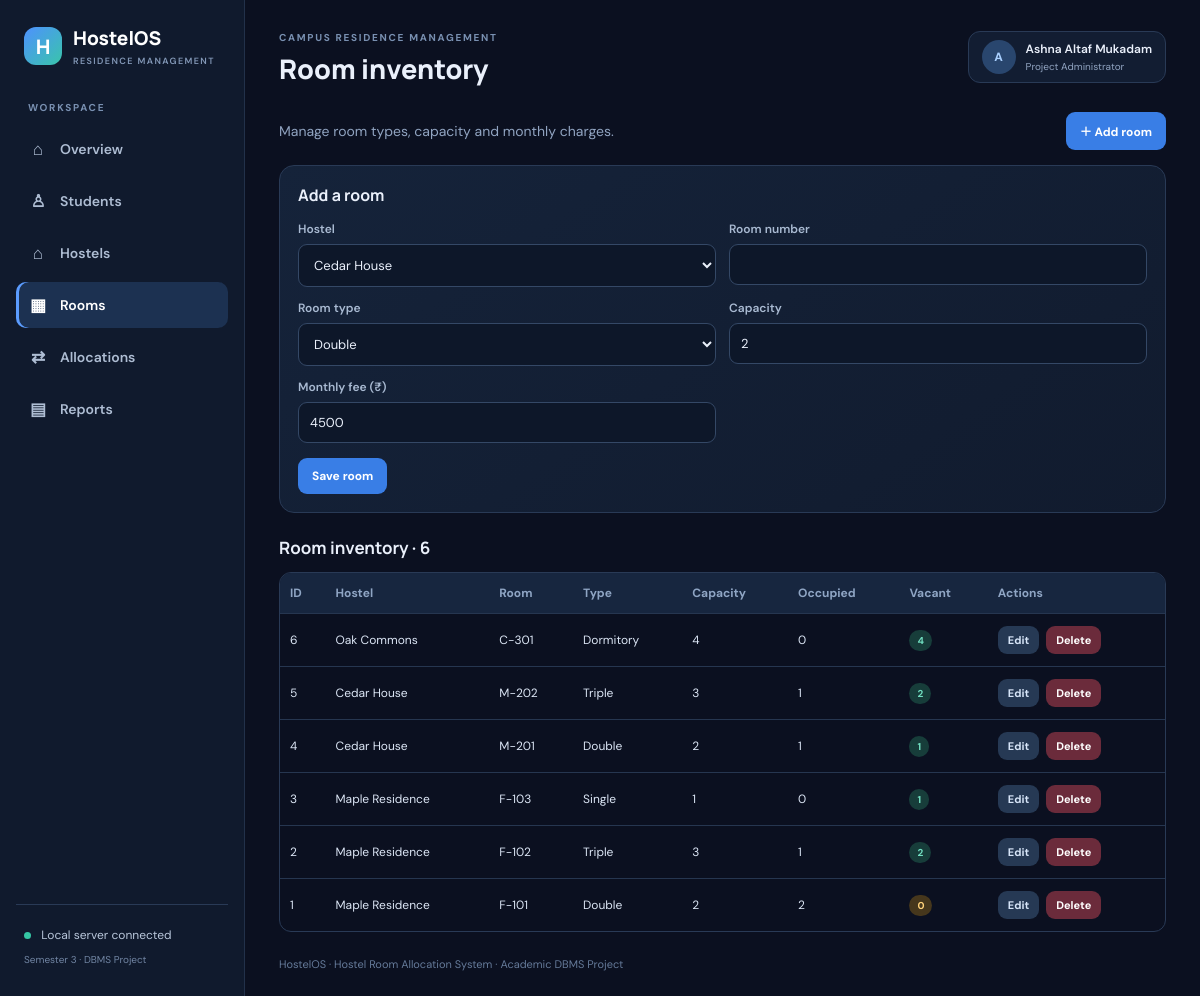
The page /rooms.php on the database its author committed.
### tables this page shows
CREATE TABLE rooms(
 room_id INT AUTO_INCREMENT PRIMARY KEY,
 hostel_id INT NOT NULL,
 room_number VARCHAR(20) NOT NULL,
 room_type ENUM('Single','Double','Triple','Dormitory') NOT NULL,
 capacity INT NOT NULL,
 monthly_fee DECIMAL(10,2) NOT NULL DEFAULT 0,
 created_at TIMESTAMP DEFAULT CURRENT_TIMESTAMP,
 CONSTRAINT fk_rooms_hostel FOREIGN KEY(hostel_id) REFERENCES hostels(hostel_id)
   ON UPDATE CASCADE ON DELETE RESTRICT,
 CONSTRAINT uq_hostel_room UNIQUE(hostel_id,room_number),
 CONSTRAINT chk_room_capacity CHECK(capacity>0),
 CONSTRAINT chk_monthly_fee CHECK(monthly_fee>=0)
);

CREATE TABLE hostels(
 hostel_id INT AUTO_INCREMENT PRIMARY KEY,
 hostel_name VARCHAR(100) NOT NULL UNIQUE,
 location VARCHAR(150) NOT NULL,
 gender_type ENUM('Female','Male','Any') NOT NULL,
 created_at TIMESTAMP DEFAULT CURRENT_TIMESTAMP
);

### rooms.php (the view, shortened to what this page needs)
<?php
require_once 'includes.php';
$hostels=$pdo->query("SELECT hostel_id,hostel_name FROM hostels ORDER BY hostel_name")->fetchAll();
$edit=null;if(isset($_GET['edit'])){$q=$pdo->prepare("SELECT * FROM rooms WHERE room_id=?");$q->execute([(int)$_GET['edit']]);$edit=$q->fetch();}
$rows=$pdo->query("SELECT r.*,h.hostel_name,COUNT(a.allocation_id) occupied FROM rooms r JOIN hostels h ON h.hostel_id=r.hostel_id LEFT JOIN allocations a ON a.room_id=r.room_id AND a.status='Active' GROUP BY r.room_id ORDER BY r.room_id DESC")->fetchAll();
page_header('Room inventory','rooms.php');?>
<div class="toolbar"><span class="muted">Manage room types, capacity and monthly charges.</span><a class="btn" href="#room-form">＋ Add room</a></div>
<section class="form-card" id="room-form"><h3><?=$edit?'Edit room':'Add a room'?></h3><?php if(!$hostels):?><p class="muted">Create a hostel before adding rooms.</p><?php else:?><form method="post"><div class="form-grid">
<div class="field"><label>Hostel</label><select name="hostel_id"><?php foreach($hostels as $h):?><option value="<?=$h['hostel_id']?>" <?=((int)($edit['hostel_id']??0)===(int)$h['hostel_id'])?'selected':''?>><?=e($h['hostel_name'])?></option><?php endforeach;?></select></div>
<div class="field"><label>Room number</label><input name="room_number" required value="<?=e($edit['room_number']??'')?>"></div>
<div class="field"><label>Room type</label><select name="room_type"><?php foreach(['Single','Double','Triple','Dormitory'] as $t):?><option <?=$t===($edit['room_type']??'Double')?'selected':''?>><?=$t?></option><?php endforeach;?></select></div>
<div class="field"><label>Capacity</label><input type="number" min="1" max="30" name="capacity" required value="<?=e($edit['capacity']??2)?>"></div>
<div class="field"><label>Monthly fee (₹)</label><input type="number" min="0" step="0.01" name="monthly_fee" value="<?=e($edit['monthly_fee']??4500)?>"></div></div><div class="form-actions"><button class="btn">Save room</button><?php if($edit):?><a class="btn secondary" href="rooms.php">Cancel</a><?php endif;?></div></form><?php endif;?></section>
<h3 class="section-title">Room inventory · <?=count($rows)?></h3><div class="table-wrap"><table><thead><tr><th>ID</th><th>Hostel</th><th>Room</th><th>Type</th><th>Capacity</th><th>Occupied</th><th>Vacant</th><th>Actions</th></tr></thead><tbody><?php foreach($rows as $r):$free=(int)$r['capacity']-(int)$r['occupied'];?><tr><td><?=$r['room_id']?></td><td><?=e($r['hostel_name'])?></td><td><?=e($r['room_number'])?></td><td><?=e($r['room_type'])?></td><td><?=$r['capacity']?></td><td><?=$r['occupied']?></td><td><span class="badge <?=$free===0?'warn':''?>"><?=$free?></span></td><td><div class="actions"><a class="btn small secondary" href="?edit=<?=$r['room_id']?>">Edit</a><form method="post" onsubmit="return confirm('Delete room?')"><input type="hidden" name="action" value="delete"><input type="hidden" name="id" value="<?=$r['room_id']?>"><button class="btn small danger">Delete</button></form></div></td></tr><?php endforeach;?></tbody></table></div>

### assets/style.css (style rules this page uses)
:root { --bg:#0b1020;--panel:#121d32;--panel2:#17243b;--line:#293a56;--muted:#91a4c1;--text:#eaf0fb;--blue:#5b9cff;--teal:#35c6a4 }
* { box-sizing:border-box }
body { margin:0;background:var(--bg);color:var(--text);font-family:'DM Sans',sans-serif;font-size:14px }
.metric,.panel,.form-card { background:linear-gradient(145deg,#15233a,#111b2e);border:1px solid var(--line);border-radius:15px;padding:18px }
.panel h3,.form-card h3 { font:700 16px Manrope;margin:0 0 15px }
.muted { color:var(--muted) }
table { width:100%;border-collapse:collapse;font-size:12px }
th { text-align:left;color:#8fa5c4;font-weight:700;background:#17263f }
td,th { padding:12px 10px;border-bottom:1px solid #263650 }
td { color:#dce6f5 }
tr:last-child td { border-bottom:0 }
.table-wrap { overflow-x:auto;border:1px solid var(--line);border-radius:12px }
.badge { display:inline-block;padding:4px 8px;border-radius:30px;background:#173d3a;color:#72e0c2;font-size:10px;font-weight:700 }
.badge.warn { background:#46371c;color:#ffd27a }
.btn { display:inline-block;border:0;border-radius:9px;padding:10px 14px;background:#397ee6;color:white;text-decoration:none;font:700 12px 'DM Sans';cursor:pointer }
.btn.secondary { background:#263954;color:#d7e5f8 }
.btn.danger { background:#6b2b3b }
.btn.small { padding:7px 10px;font-size:11px }
.actions { display:flex;gap:7px;flex-wrap:wrap }
.toolbar { display:flex;justify-content:space-between;align-items:center;margin-bottom:15px;gap:12px }
.form-grid { display:grid;grid-template-columns:repeat(2,minmax(0,1fr));gap:13px }
.field label { display:block;color:#a9bad2;font-size:12px;font-weight:600;margin-bottom:7px }
.field input,.field select { width:100%;background:#0d1729;color:#eaf0fb;border:1px solid #344866;border-radius:9px;padding:11px;font:13px 'DM Sans';outline:none }
.form-actions { margin-top:15px;display:flex;gap:8px }
.section-title { font:700 17px Manrope;margin:23px 0 13px }

### rows shown on the page
rooms: room_id "6", hostel.hostel_name "Oak Commons", room_number "C-301", room_type "Dormitory", capacity "4", occupied "0"
rooms: room_id "5", hostel.hostel_name "Cedar House", room_number "M-202", room_type "Triple", capacity "3", occupied "1", free "2"
rooms: room_id "4", hostel.hostel_name "Cedar House", room_number "M-201", room_type "Double", capacity "2", occupied "1", free "1"
rooms: room_id "3", hostel.hostel_name "Maple Residence", room_number "F-103", room_type "Single", capacity "1", occupied "0"
rooms: room_id "2", hostel.hostel_name "Maple Residence", room_number "F-102", room_type "Triple", capacity "3", occupied "1", free "2"
rooms: room_id "1", hostel.hostel_name "Maple Residence", room_number "F-101", room_type "Double", capacity "2", occupied "2", free "0"

### other values the page prints
$item[1] "⌂"
$item[0] "Overview"
$item[1] "♙"
$item[0] "Students"
$item[0] "Hostels"
$item[1] "▦"
$item[0] "Rooms"
$item[1] "⇄"
$item[0] "Allocations"
$item[1] "▤"
$item[0] "Reports"
$title "Room inventory"
count($rows) "6"
form field hostel_id "Cedar House"
form field room_type "Double"
